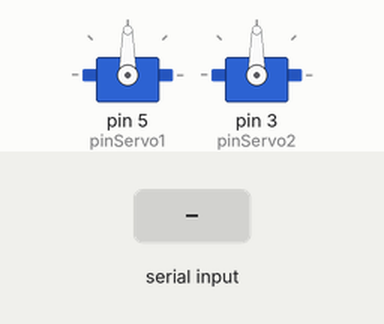
Simulated run of this sketch. Board: Arduino Uno, built with avr-gcc and run on an emulated ATmega328P. Parts: 2 × servo. The test bench sets the inputs (shaded band).

Above: at 1.2 s.
1.3 s: "90,45\n" received over Serial
At 1.8 s:
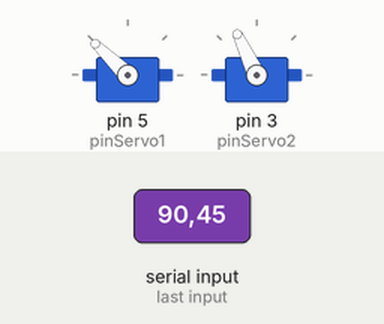
2.8 s: "30,150\n" received over Serial
At 4.0 s:
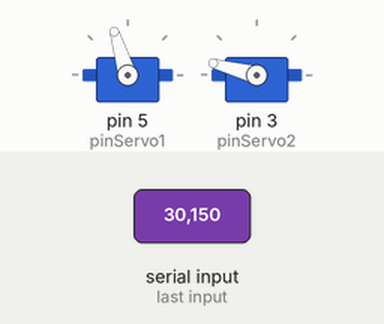
4.3 s: "1,90\n" received over Serial
At 5.3 s:
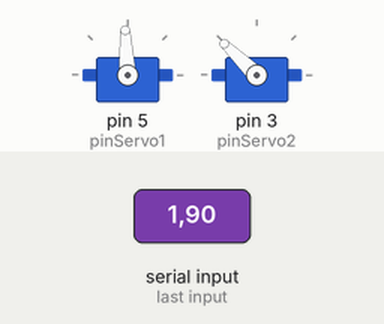
Timing chart, 0 to 7.3 s (numbered marks = the images above; inputs shaded):
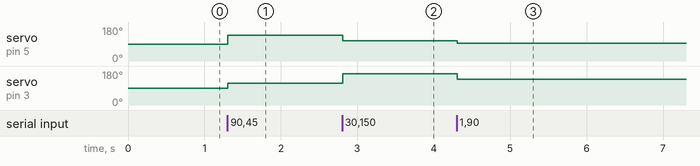

Measured:
- after the input at 1.3 s, servo on pin 5 (pinServo1): 90° → 136° at once; servo on pin 3 (pinServo2): 90° → 115° at once
- after the input at 2.8 s, servo on pin 5 (pinServo1): 136° → 107° at once; servo on pin 3 (pinServo2): 115° → 165° at once
- after the input at 4.3 s, servo on pin 5 (pinServo1): 107° → 93° at once; servo on pin 3 (pinServo2): 165° → 136° at once

The sketch:

arduino_script.ino
```cpp
#include <Servo.h>

// Initialize servo objects
Servo myservo1;
Servo myservo2;

// Define feedback and servo pins
int pinFeedback1 = 9;
int pinFeedback2 = 11;
int pinServo1 = 5;
int pinServo2 = 3;

// Map function declaration (will be defined later)
long map(long x, long in_min, long in_max, long out_min, long out_max);

void setup() {
  Serial.begin(9600); // Start serial communication at 9600 bps
  // Set feedback pins as input
  pinMode(pinFeedback1, INPUT);
  pinMode(pinFeedback2, INPUT);
  // Attach servos to their respective pins
  myservo1.attach(pinServo1);
  myservo2.attach(pinServo2);
}

void loop() {
  if (Serial.available() > 0) {
    // Expecting two comma-separated values for left and right motor speeds
    int leftMotorSpeed = Serial.parseInt();
    if (Serial.read() == ',') { // Check for comma delimiter
      int rightMotorSpeed = Serial.parseInt();

      // Map the motor speed values (-100 to 100) to servo pulse widths
      int leftServoPulse = map(leftMotorSpeed, -100, 100, 1000, 2000); // Example mapping
      int rightServoPulse = map(rightMotorSpeed, -100, 100, 1000, 2000); // Adjust these mappings as needed

      // Write the pulse widths to the servos
      myservo1.writeMicroseconds(leftServoPulse);
      myservo2.writeMicroseconds(rightServoPulse);
    }
  }
}

// Utility function to map one range of numbers to another
long map(long x, long in_min, long in_max, long out_min, long out_max) {
  return (x - in_min) * (out_max - out_min) / (in_max - in_min) + out_min;
}
```
